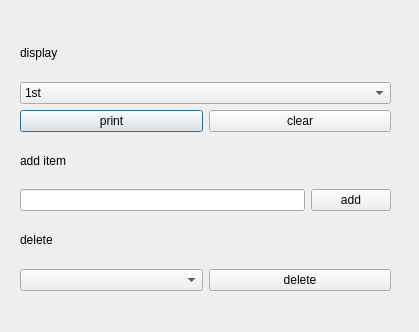
<?xml version="1.0" encoding="UTF-8"?>
<ui version="4.0">
 <class>Dialog</class>
 <widget class="QDialog" name="Dialog">
  <property name="geometry">
   <rect>
    <x>0</x>
    <y>0</y>
    <width>419</width>
    <height>332</height>
   </rect>
  </property>
  <property name="windowTitle">
   <string>Dialog</string>
  </property>
  <widget class="QWidget" name="">
   <property name="geometry">
    <rect>
     <x>20</x>
     <y>30</y>
     <width>371</width>
     <height>261</height>
    </rect>
   </property>
   <layout class="QVBoxLayout" name="verticalLayout">
    <item>
     <widget class="QLabel" name="display_lbl">
      <property name="text">
       <string>display</string>
      </property>
     </widget>
    </item>
    <item>
     <widget class="QComboBox" name="cmb1">
      <item>
       <property name="text">
        <string>1st</string>
       </property>
      </item>
      <item>
       <property name="text">
        <string>2nd</string>
       </property>
      </item>
      <item>
       <property name="text">
        <string>3rd</string>
       </property>
      </item>
     </widget>
    </item>
    <item>
     <layout class="QHBoxLayout" name="horizontalLayout">
      <item>
       <widget class="QPushButton" name="print_btn">
        <property name="text">
         <string>print</string>
        </property>
       </widget>
      </item>
      <item>
       <widget class="QPushButton" name="pushButton_2">
        <property name="text">
         <string>clear</string>
        </property>
       </widget>
      </item>
     </layout>
    </item>
    <item>
     <widget class="QLabel" name="add_lbl">
      <property name="text">
       <string>add item</string>
      </property>
     </widget>
    </item>
    <item>
     <layout class="QHBoxLayout" name="horizontalLayout_2">
      <item>
       <widget class="QLineEdit" name="lineedit_item">
        <property name="text">
         <string/>
        </property>
       </widget>
      </item>
      <item>
       <widget class="QPushButton" name="add_btn">
        <property name="text">
         <string>add</string>
        </property>
       </widget>
      </item>
     </layout>
    </item>
    <item>
     <widget class="QLabel" name="label_3">
      <property name="text">
       <string>delete</string>
      </property>
     </widget>
    </item>
    <item>
     <layout class="QHBoxLayout" name="horizontalLayout_3">
      <item>
       <widget class="QComboBox" name="delete_cmb"/>
      </item>
      <item>
       <widget class="QPushButton" name="pushButton_4">
        <property name="text">
         <string>delete</string>
        </property>
       </widget>
      </item>
     </layout>
    </item>
   </layout>
  </widget>
 </widget>
 <resources/>
 <connections/>
</ui>
